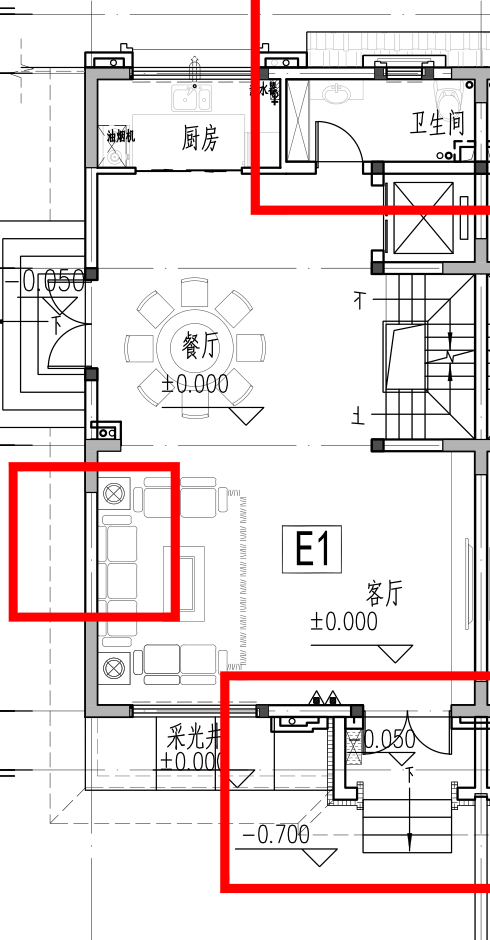
#> input picture drawings/输入01_别墅一层平面图.png, 490 x 940 px, found by its file name
$ python big.py
#> lines starting #> are read from the running program, lines starting #| are printed output that depends on the picture
# -*- coding: utf-8 -*-
import os
from PIL import Image
OUT = r'D:\code\Drawing\_work'
for src, tag in [
    (r'D:\图片\留存记录\文章\火山\202609Seed-2.1-pro约稿\参考资料\图纸\挑选\输入01_别墅一层平面图.png','f1'),
    (r'D:\图片\留存记录\文章\火山\202609Seed-2.1-pro约稿\参考资料\图纸\挑选\输入02_别墅二层平面图.png','f2')]:
    im = Image.open(src).convert('RGB')
#> im is the input picture: PIL image 490x940 RGB; mean R, G, B 235.8, 226.6, 226.6
    w,h = im.size
#> w = 490; h = 940
    im2 = im.resize((w*2,h*2), Image.LANCZOS)
    H = h*2
#> H = 1880
    for i in range(3):
        y0 = i*H//3
        y1 = min(H, (i+1)*H//3 + 50)
        im2.crop((0,y0,w*2,y1)).save(os.path.join(OUT,f'{tag}_2x_b{i}.png'))
#> this loop made 3 passes
#> pass 1, `im2.crop((0,y0,w*2,y1)).save(os.path.join(OUT,f'{tag}_2x_b{i}.png'))`:
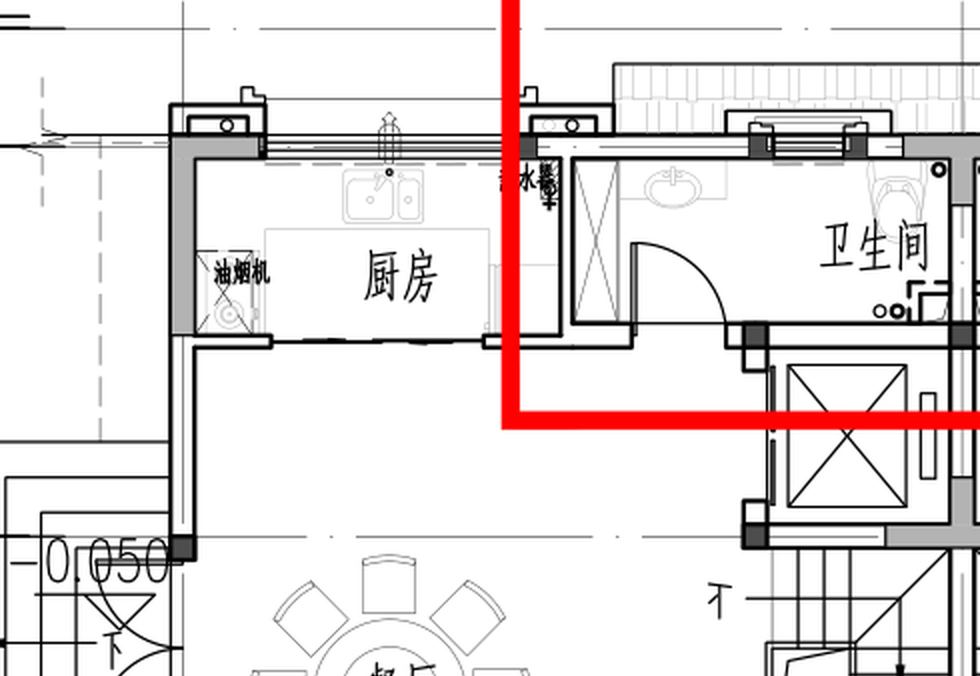
#> saved as f1_2x_b0.png: PIL image 980x676 RGB; mean R, G, B 230.6, 224.3, 224.3
#> pass 2, `im2.crop((0,y0,w*2,y1)).save(os.path.join(OUT,f'{tag}_2x_b{i}.png'))`:
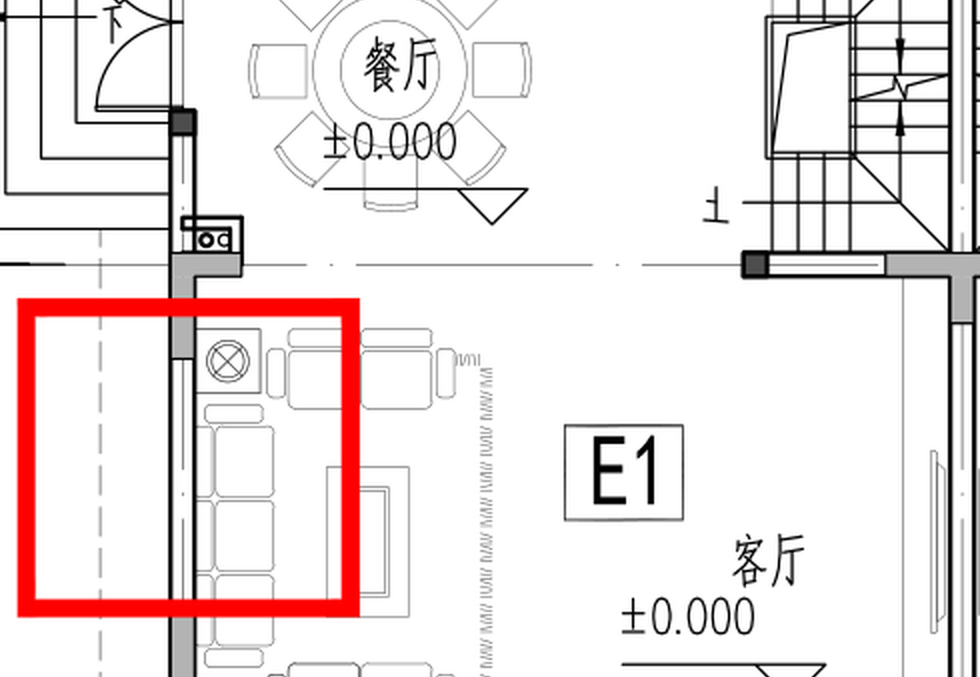
#> saved as f1_2x_b1.png: PIL image 980x677 RGB; mean R, G, B 237.6, 228.8, 228.8
    im2.save(os.path.join(OUT,f'{tag}_2x_full.png'))
#> pass 2 of the loop `for src, tag in [`:
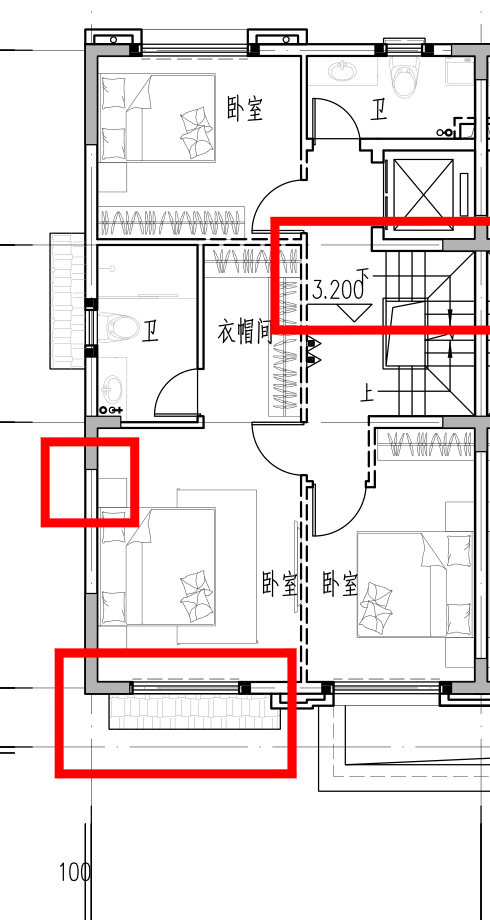
#> input picture drawings/输入02_别墅二层平面图.png, 490 x 920 px, found by its file name
#> im is the input picture: PIL image 490x920 RGB; mean R, G, B 236.5, 228.4, 228.4
#> im2: PIL image 980x1840 RGB
#> the loop `for i in range(3):` made 3 passes
#> pass 1, `im2.crop((0,y0,w*2,y1)).save(os.path.join(OUT,f'{tag}_2x_b{i}.png'))`:
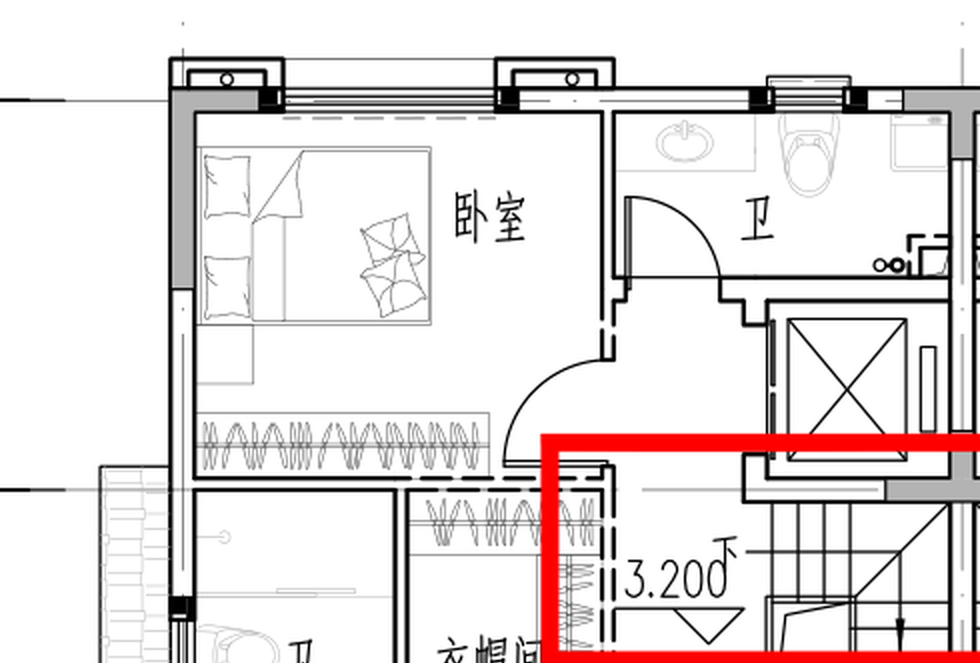
#> saved as f2_2x_b0.png: PIL image 980x663 RGB; mean R, G, B 230.1, 223.5, 223.5
#> pass 2, `im2.crop((0,y0,w*2,y1)).save(os.path.join(OUT,f'{tag}_2x_b{i}.png'))`:
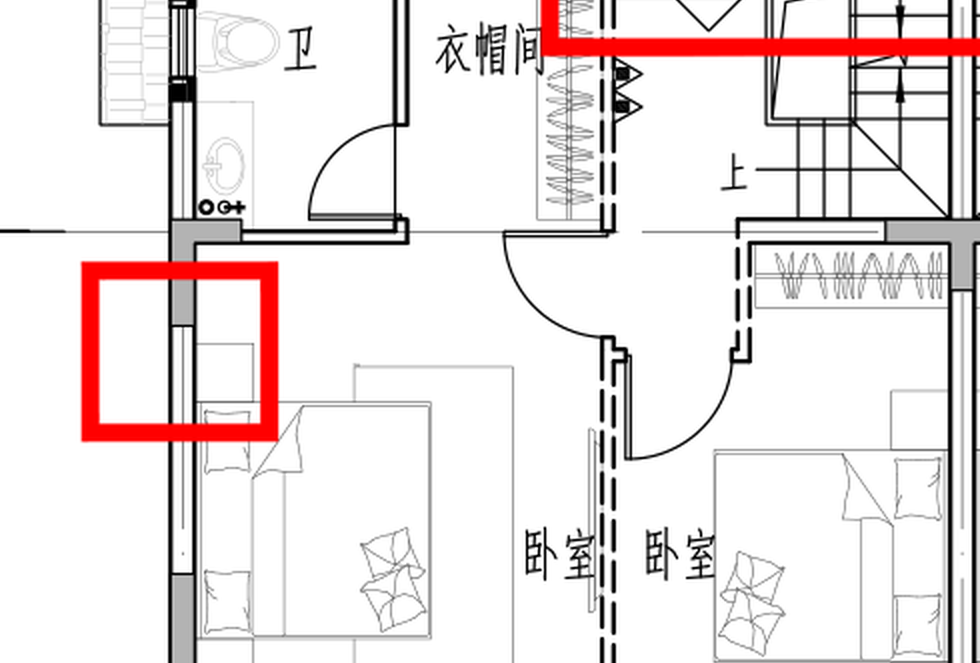
#> saved as f2_2x_b1.png: PIL image 980x663 RGB; mean R, G, B 235.6, 227.5, 227.5
print('done')
